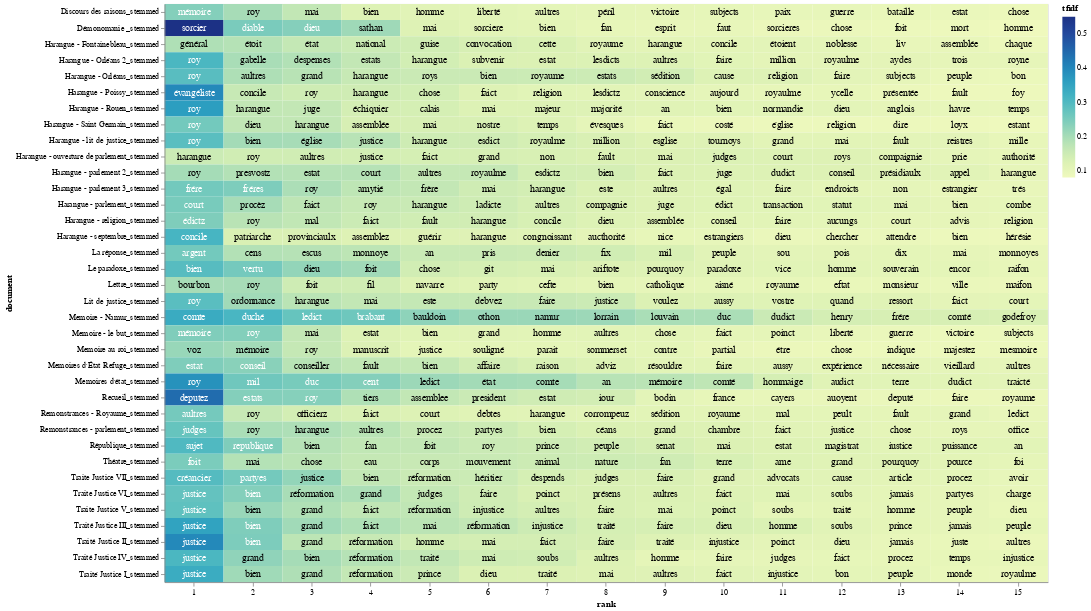

Here is the notebook cell this chart was saved with:
### Code cell
import altair as alt
import numpy as np
import pandas as pd
import os
from pathlib import Path

# Function to select a .csv file
def select_csv_file():
    cwd = os.getcwd()
    csv_files = sorted([f for f in os.listdir(cwd) if f.endswith('.csv')])
    
    if not csv_files:
        print("No CSV files found in the current working directory.")
        return None

    print("Available CSV files:")
    for i, file in enumerate(csv_files):
        print(f"{i + 1}. {file}")

    choice = int(input("Select a CSV file number to read as top_tfidf: ")) - 1
    if choice < 0 or choice >= len(csv_files):
        print("Invalid choice.")
        return None

    return csv_files[choice]

# Prompt user to select a .csv file
csv_file = select_csv_file()
if csv_file:
    top_tfidf = pd.read_csv(csv_file)
    
    # Extract the stem of the selected CSV file
    csv_stem = Path(csv_file).stem

    # Prompt user to truncate groups with default value as 'no'
    truncate_groups = input("Do you want to truncate the plot by only including certain groups? (yes/no, default is no): ").strip().lower() or 'no'
    if truncate_groups == 'yes':
        available_groups = top_tfidf['document'].unique()
        print("Available groups (documents) with index numbers:")
        for i, group in enumerate(available_groups):
            print(f"{i + 1}. {group}")


        selected_groups = input("Enter the index numbers of the groups to include (e.g., 1,2,3 or 1-3): ").strip()
        selected_indexes = []
        
        # Split the input by commas to handle both individual values and ranges
        for part in selected_groups.split(','):
            if '-' in part:
                start_index, end_index = map(int, part.split('-'))
                selected_indexes.extend(range(start_index, end_index + 1))
            else:
                selected_indexes.append(int(part))
        
        # Convert selected indexes to groups
        selected_groups = [available_groups[i - 1] for i in selected_indexes]
        
        # Filter the DataFrame
        top_tfidf = top_tfidf[top_tfidf['document'].isin(selected_groups)]
   
    # Remove '_corrected' from the 'document' labels
    top_tfidf['document'] = top_tfidf['document'].str.replace('_corrected', '')
    top_tfidf['document'] = top_tfidf['document'].str.replace('Repair', '')
    top_tfidf['document'] = top_tfidf['document'].str.replace('_lemmatized', '')

    # Prompt user to limit the number of words displayed in each group
    limit_words = input("Do you want to limit the number of words displayed in each group? (yes/no) default is yes): ").strip().lower() or 'yes'
    if limit_words == 'yes':
        max_words = int(input("Enter the maximum number of words to display per group: ").strip())
        top_tfidf['rank'] = top_tfidf.groupby('document')['tfidf'].rank("first", ascending=False)
        top_tfidf = top_tfidf[top_tfidf['rank'] <= max_words]

    # Prompt user to enter a list of terms
    user_terms = input("Enter a list of words separated by commas for highlighting (e.g., war, peace): ")
    term_list = [term.strip() for term in user_terms.split(",")]

    # Prompt user for a filename to save the PNG file
    file_name = input("Enter a filename (without extension) to save the visualization: ")
    output_file = f"{file_name}.png"
    
    # Prompt user to specify the width of the chart
    chart_width_input = input("Enter the chart width (default is 600): ").strip()
    chart_width = int(chart_width_input) if chart_width_input.isdigit() else 600

    # Adding a little randomness to break ties in term ranking
    top_tfidf_plusRand = top_tfidf.copy()
    top_tfidf_plusRand['tfidf'] = top_tfidf_plusRand['tfidf'] + np.random.rand(top_tfidf.shape[0]) * 0.0001

    # Base chart for all visualizations, with rank calculation
    base = alt.Chart(top_tfidf_plusRand).encode(
        x=alt.X('rank:O', axis=alt.Axis(labelAngle=0)),  # Set labelAngle to horizontal (0 degrees)
        y='document:N'
    ).transform_window(
        rank="rank()",
        sort=[alt.SortField("tfidf", order="descending")],
        groupby=["document"]
    )

    # Heatmap specification
    heatmap = base.mark_rect().encode(
        color='tfidf:Q'
    )

    # Red circle over terms in the entered list
    circle = base.mark_circle(size=100).encode(
        color=alt.condition(
            alt.FieldOneOfPredicate(field='term', oneOf=term_list),
            alt.value('red'),
            alt.value('#FFFFFF00')
        )
    )

    # Text labels, white for darker heatmap colors
    text = base.mark_text(baseline='middle', fontSize=12).encode(
        text='term:N',
        color=alt.condition(alt.datum.tfidf >= 0.23, alt.value('white'), alt.value('black'))
    )

    # Combine the heatmap, circle, and text
    final_chart = alt.layer(heatmap, circle, text).properties(width=chart_width)

    # Display the chart in Jupyter Lab
    final_chart.display()

    # Save the chart as a PNG file using the base Altair package
    try:
        final_chart.save(output_file)
        print(f"Visualization saved as {output_file} in the current directory.")
    except Exception as e:
        print(f"Error saving visualization: {e}")
else:
    print("No valid CSV file selected.")

### Figure 1 — Vega-Lite specification as saved in the notebook (floating-point values rounded to 4 significant figures; data arrays with more than 128 entries replaced by an {"elided": "..."} marker saying what was removed)
{"config": {"view": {"continuousWidth": 300, "continuousHeight": 300}}, "layer": [{"mark": {"type": "rect"}, "encoding": {"color": {"field": "tfidf", "type": "quantitative"}, "x": {"axis": {"labelAngle": 0}, "field": "rank", "type": "ordinal"}, "y": {"field": "document", "type": "nominal"}}, "transform": [{"window": [{"op": "rank", "field": "", "as": "rank"}], "groupby": ["document"], "sort": [{"field": "tfidf", "order": "descending"}]}]}, {"mark": {"type": "circle", "size": 100}, "encoding": {"color": {"condition": {"test": {"field": "term", "oneOf": ["top15"]}, "value": "red"}, "value": "#FFFFFF00"}, "x": {"axis": {"labelAngle": 0}, "field": "rank", "type": "ordinal"}, "y": {"field": "document", "type": "nominal"}}, "transform": [{"window": [{"op": "rank", "field": "", "as": "rank"}], "groupby": ["document"], "sort": [{"field": "tfidf", "order": "descending"}]}]}, {"mark": {"type": "text", "baseline": "middle", "fontSize": 12}, "encoding": {"color": {"condition": {"test": "(datum.tfidf >= 0.23)", "value": "white"}, "value": "black"}, "text": {"field": "term", "type": "nominal"}, "x": {"axis": {"labelAngle": 0}, "field": "rank", "type": "ordinal"}, "y": {"field": "document", "type": "nominal"}}, "transform": [{"window": [{"op": "rank", "field": "", "as": "rank"}], "groupby": ["document"], "sort": [{"field": "tfidf", "order": "descending"}]}]}], "data": {"name": "data-a1d602e49dfb5ac2d402fa595cb60d9b"}, "width": 1100, "$schema": "https://vega.github.io/schema/vega-lite/v5.20.1.json", "datasets": {"data-a1d602e49dfb5ac2d402fa595cb60d9b": {"elided": "540 records"}}}
